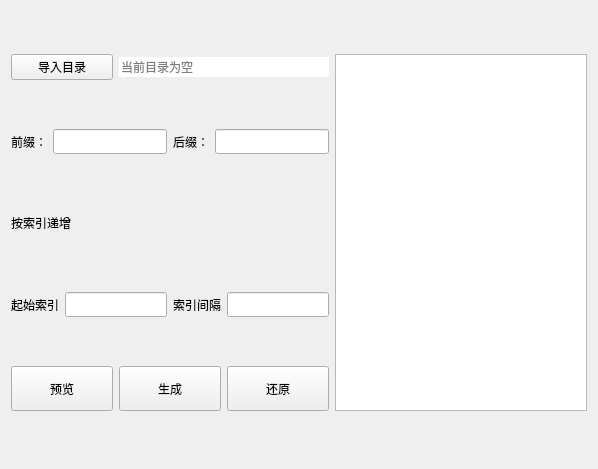
<?xml version="1.0" encoding="UTF-8"?>
<ui version="4.0">
 <class>MainWindow</class>
 <widget class="QMainWindow" name="MainWindow">
  <property name="windowModality">
   <enum>Qt::WindowModal</enum>
  </property>
  <property name="geometry">
   <rect>
    <x>0</x>
    <y>0</y>
    <width>598</width>
    <height>469</height>
   </rect>
  </property>
  <property name="windowTitle">
   <string>MainWindow</string>
  </property>
  <widget class="QWidget" name="centralWidget">
   <layout class="QGridLayout" name="gridLayout">
    <item row="0" column="0">
     <widget class="QPushButton" name="pushButton">
      <property name="text">
       <string>导入目录</string>
      </property>
     </widget>
    </item>
    <item row="0" column="1" colspan="2">
     <widget class="QLineEdit" name="lineEdit_5">
      <property name="frame">
       <bool>false</bool>
      </property>
      <property name="echoMode">
       <enum>QLineEdit::Normal</enum>
      </property>
      <property name="readOnly">
       <bool>true</bool>
      </property>
      <property name="placeholderText">
       <string>当前目录为空</string>
      </property>
     </widget>
    </item>
    <item row="0" column="3" rowspan="5">
     <widget class="QTextBrowser" name="textBrowser"/>
    </item>
    <item row="1" column="0" colspan="3">
     <layout class="QHBoxLayout" name="horizontalLayout">
      <item>
       <widget class="QLabel" name="label">
        <property name="text">
         <string>前缀：</string>
        </property>
       </widget>
      </item>
      <item>
       <widget class="QLineEdit" name="lineEdit">
        <property name="minimumSize">
         <size>
          <width>0</width>
          <height>25</height>
         </size>
        </property>
       </widget>
      </item>
      <item>
       <widget class="QLabel" name="label_2">
        <property name="text">
         <string>后缀：</string>
        </property>
       </widget>
      </item>
      <item>
       <widget class="QLineEdit" name="lineEdit_2">
        <property name="minimumSize">
         <size>
          <width>0</width>
          <height>25</height>
         </size>
        </property>
       </widget>
      </item>
     </layout>
    </item>
    <item row="2" column="0">
     <widget class="QLabel" name="label_3">
      <property name="maximumSize">
       <size>
        <width>16777215</width>
        <height>40</height>
       </size>
      </property>
      <property name="text">
       <string>按索引递增</string>
      </property>
     </widget>
    </item>
    <item row="3" column="0" colspan="3">
     <layout class="QHBoxLayout" name="horizontalLayout_2">
      <item>
       <widget class="QLabel" name="label_4">
        <property name="text">
         <string>起始索引</string>
        </property>
       </widget>
      </item>
      <item>
       <widget class="QLineEdit" name="lineEdit_3">
        <property name="minimumSize">
         <size>
          <width>0</width>
          <height>25</height>
         </size>
        </property>
       </widget>
      </item>
      <item>
       <widget class="QLabel" name="label_5">
        <property name="text">
         <string>索引间隔</string>
        </property>
       </widget>
      </item>
      <item>
       <widget class="QLineEdit" name="lineEdit_4">
        <property name="minimumSize">
         <size>
          <width>0</width>
          <height>25</height>
         </size>
        </property>
       </widget>
      </item>
     </layout>
    </item>
    <item row="4" column="0">
     <widget class="QPushButton" name="pushButton_2">
      <property name="minimumSize">
       <size>
        <width>0</width>
        <height>45</height>
       </size>
      </property>
      <property name="text">
       <string>预览</string>
      </property>
      <property name="shortcut">
       <string>Return</string>
      </property>
     </widget>
    </item>
    <item row="4" column="1">
     <widget class="QPushButton" name="pushButton_4">
      <property name="maximumSize">
       <size>
        <width>16777215</width>
        <height>45</height>
       </size>
      </property>
      <property name="text">
       <string>生成</string>
      </property>
     </widget>
    </item>
    <item row="4" column="2">
     <widget class="QPushButton" name="pushButton_3">
      <property name="minimumSize">
       <size>
        <width>0</width>
        <height>45</height>
       </size>
      </property>
      <property name="text">
       <string>还原</string>
      </property>
     </widget>
    </item>
   </layout>
  </widget>
 </widget>
 <layoutdefault spacing="6" margin="11"/>
 <resources/>
 <connections/>
</ui>
